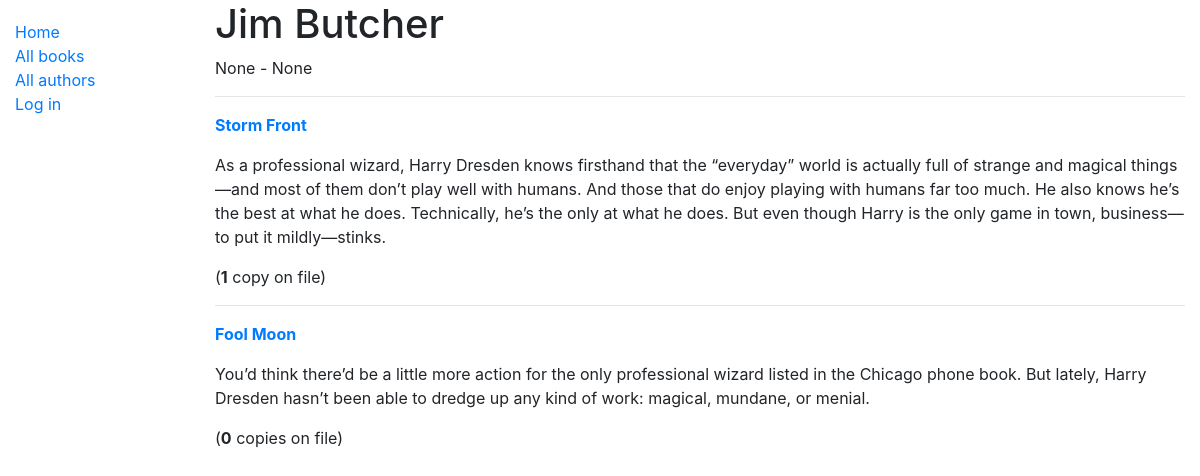
/catalog/author/5/, run on the app's committed database.
### catalog/models.py (models this page shows, shortened)
class Author(models.Model):
    first_name = models.CharField(max_length=100)
    last_name = models.CharField(max_length=100)
    date_of_birth = models.DateField('Born', null=True, blank=True)
    date_of_death = models.DateField('Died', null=True, blank=True)
    class Meta:
        ordering = ['last_name', 'first_name']

class Book(models.Model):
    title = models.CharField(max_length=200)
    author = models.ForeignKey('Author', on_delete=models.SET_NULL, null=True)
    summary = models.TextField(max_length=1000, help_text='Enter a brief description of the book')
    isbn = models.CharField('ISBN',
        max_length= 13,
        help_text='13 character <a href="https://www.isbn-international.org/content/what-isbn"> ISBN number</a>')
    genre = models.ManyToManyField(Genre, help_text='Select a genre for this book')
    def __str__(self):
        return self.title
    def get_absolute_url(self):
        return reverse('book-detail', args=[str(self.id)])
    def display_genre(self):
        return ', '.join(genre.name for genre in self.genre.all()[:3])
    def copy_count(self):
        return len(BookInstance.objects.filter(book=self.id))
    display_genre.short_description = 'Genre'

### catalog/views.py (the view)
# urls.py: path('author/<int:pk>/', views.AuthorDetailView.as_view(), name='author-detail'),
class AuthorDetailView(generic.DetailView):
    model = Author

### catalog/templates/catalog/author_detail.html (shortened to what this page needs)
{% extends 'base_generic.html' %}
{% block content %}
{% if author %}
    <h1>{{ author.first_name }} {{ author.last_name }}</h1>
    <p>{{ author.date_of_birth }} - {{ author.date_of_death }}</p>
    {% for book in author.book_set.all %}
    <hr>
    <p><strong><a href="{{ book.get_absolute_url }}">{{ book }}</a></strong></p>
    <p>{{ book.summary }}</p>
    <p>(<strong>{{ book.copy_count }}</strong>{% if book.copy_count == 1 %} copy {% else %} copies {% endif %}on file)</p>
    {% endfor %}
{% else %}
    <p>No author data found</p>
{% endif %}
{% endblock %}

### data on the page
Author: first_name "Jim", last_name "Butcher", date_of_birth "None", date_of_death "None"
Book: title "Storm Front", summary "As a professional wizard, Harry Dresden knows firsthand that the “everyday” world is actually full of strange and magical things—and most of them don’t play well with humans. And those that do enjoy playing with humans far too much. He also knows he’s the best at what he does. Technically, he’s the only at what he does. But even though Harry is the only game in town, business—to put it mildly—stinks.", copy_count "1"
Book: title "Fool Moon", summary "You’d think there’d be a little more action for the only professional wizard listed in the Chicago phone book. But lately, Harry Dresden hasn’t been able to dredge up any kind of work: magical, mundane, or menial.", copy_count "0", shows "copies"
